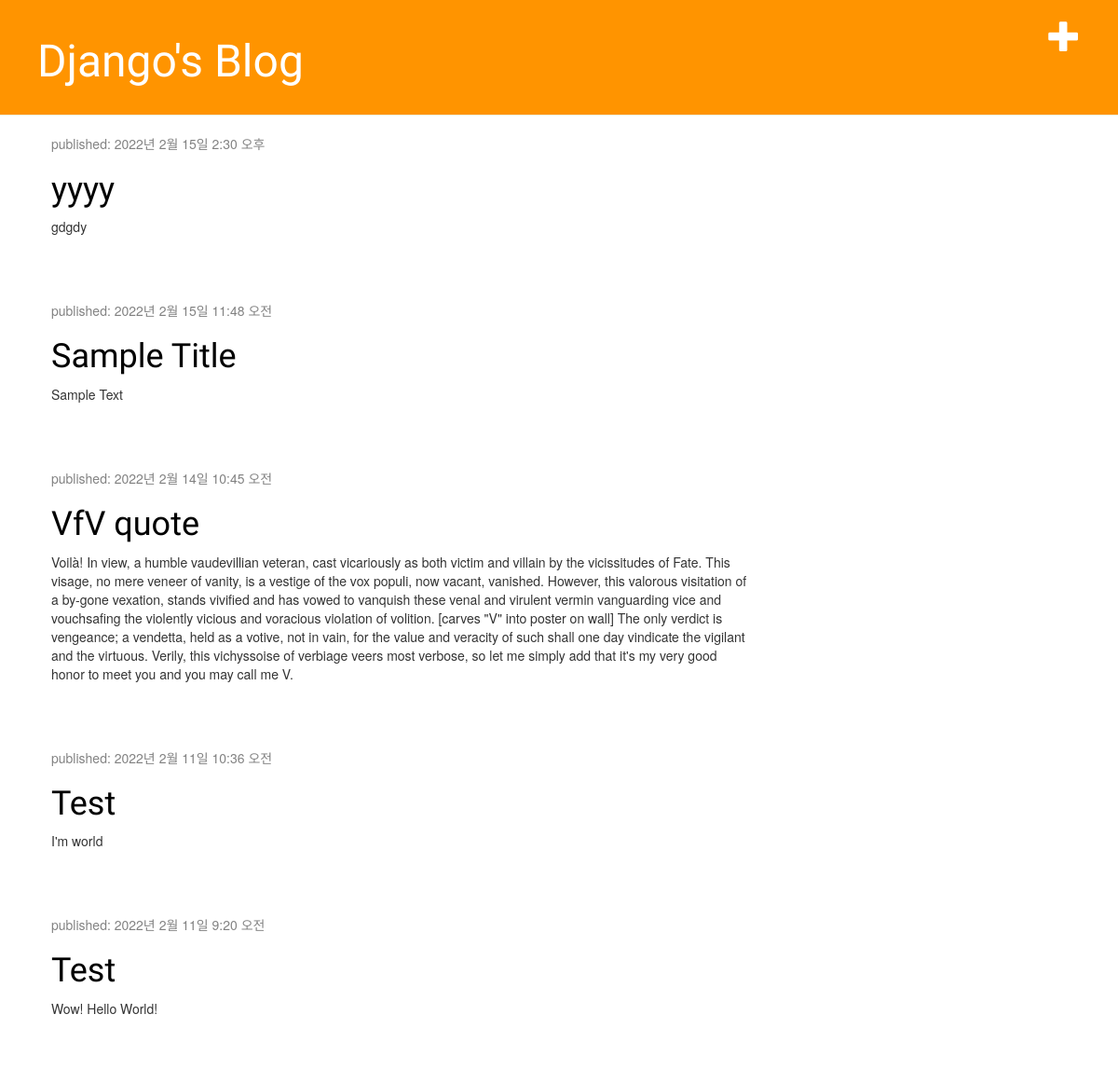
The page /blog/ on the database as committed earlier.
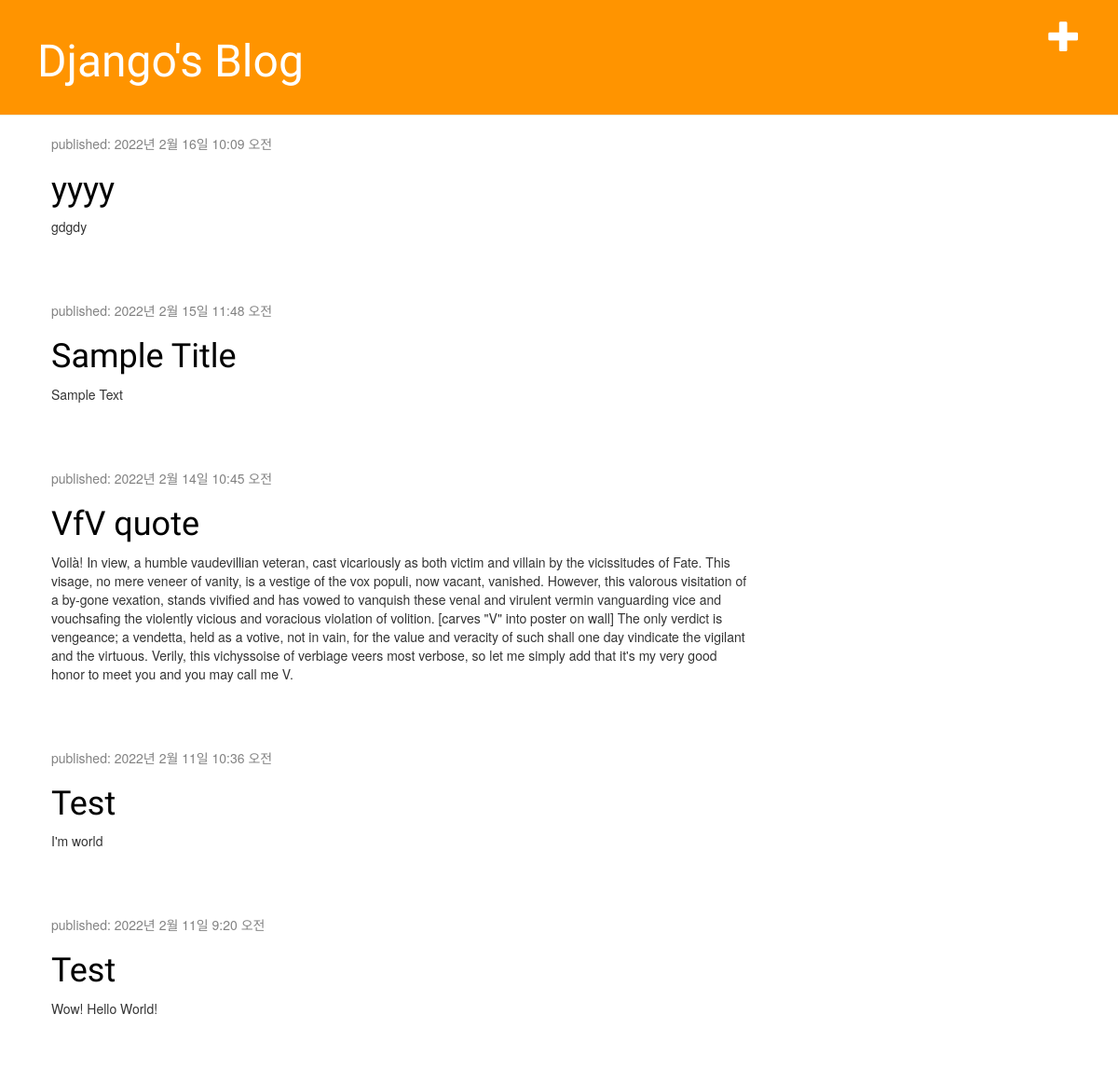
The same page on the database as committed later.
### blog/models.py (models this page shows, shortened)
class Post(models.Model):
    author = models.ForeignKey('auth.User', on_delete=models.CASCADE)
    title = models.CharField(max_length=200, validators=[min_length_2_validator])
    text = models.TextField()
    created_date = models.DateTimeField(default=timezone.now)
    published_date = models.DateTimeField(blank=True, null=True)

### blog/views.py (the view)
# urls.py: path('', views.post_list, name='post_list_home'),
def post_list(request):
    posts = Post.objects.filter(published_date__lte=timezone.now()).order_by('-published_date')
    return render(request, 'blog/post_list.html', {'post_list': posts})

### blog/templates/Blog/post_list.html
{% extends 'blog/base.html' %}
{% block content %}
{% for post in post_list %}
<div class="post">
    <div class="date">
        <p>published: {{ post.published_date }}</p>
    </div>
    <h1><a href="{% url 'post_detail' pk=post.pk %}">{{ post.title }}</a></h1>
    <p>{{ post.text | linebreaksbr }}</p>
</div>
{% empty %}
<p>Blog에 불러올 글이 없습니다.</p>
{% endfor %}
{% endblock %}

Rows that differ between the two databases and show on the page:
changed Post "yyyy": published_date "2022년 2월 15일 2:30 오후" → "2022년 2월 16일 10:09 오전"
